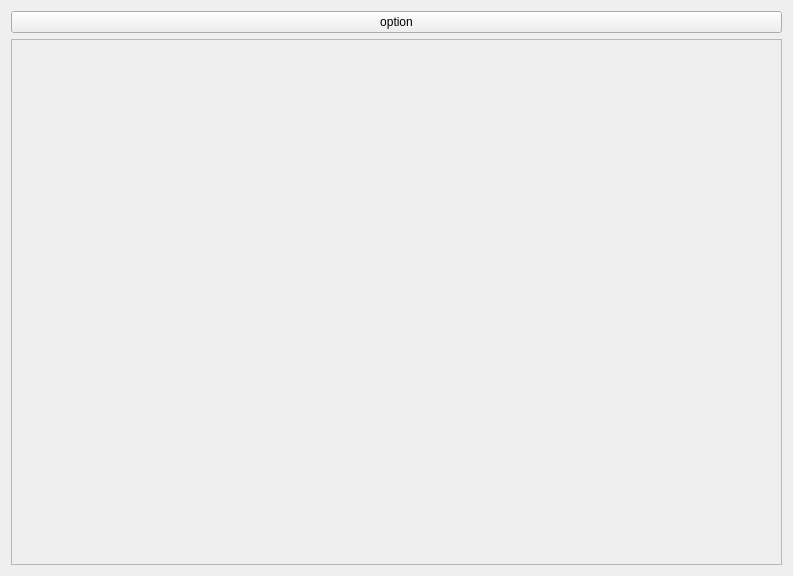
<?xml version="1.0" encoding="UTF-8"?>
<ui version="4.0">
 <class>Widget</class>
 <widget class="QWidget" name="Widget">
  <property name="geometry">
   <rect>
    <x>0</x>
    <y>0</y>
    <width>793</width>
    <height>576</height>
   </rect>
  </property>
  <property name="windowTitle">
   <string>Widget</string>
  </property>
  <layout class="QVBoxLayout" name="verticalLayout">
   <item>
    <widget class="QPushButton" name="option_pushButton">
     <property name="text">
      <string>option</string>
     </property>
    </widget>
   </item>
   <item>
    <widget class="QScrollArea" name="scrollArea">
     <property name="widgetResizable">
      <bool>true</bool>
     </property>
     <widget class="QWidget" name="scrollAreaWidgetContents">
      <property name="geometry">
       <rect>
        <x>0</x>
        <y>0</y>
        <width>773</width>
        <height>522</height>
       </rect>
      </property>
     </widget>
    </widget>
   </item>
  </layout>
 </widget>
 <resources/>
 <connections/>
</ui>
